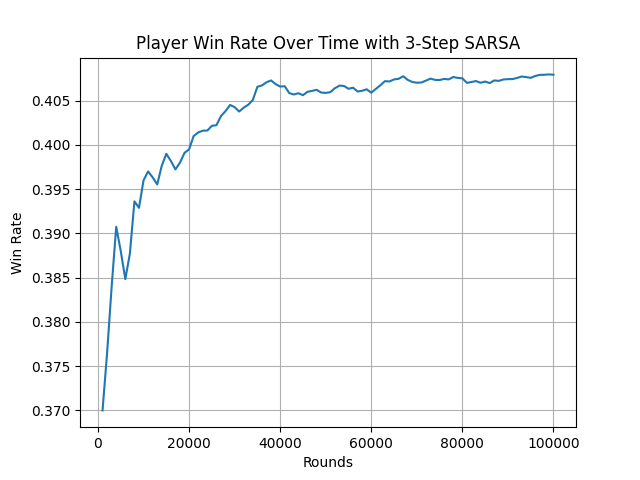

Write the Python code that produced this figure.
import random
from collections import defaultdict
import matplotlib.pyplot as plt


class Deck:
    def __init__(self):
        self.cards = [1, 2, 3, 4, 5, 6, 7, 8, 9, 10, 10, 10, 10] * 4
        self.shuffle()

    def shuffle(self):
        random.shuffle(self.cards)

    def draw_card(self):
        if len(self.cards) == 0:
            self.reset_deck()
        return self.cards.pop()

    def reset_deck(self):
        self.cards = [1, 2, 3, 4, 5, 6, 7, 8, 9, 10, 10, 10, 10] * 4
        self.shuffle()


class Hand:
    def __init__(self):
        self.cards = []

    def add_card(self, card):
        self.cards.append(card)

    def get_total(self):
        total = sum(self.cards)
        if 1 in self.cards and total + 10 <= 21:
            return total + 10, True
        return total, False

    def is_bust(self):
        total, _ = self.get_total()
        return total > 21

    def reset(self):
        self.cards = []


class BlackjackGame:
    def __init__(self):
        self.deck = Deck()
        self.player_hand = Hand()
        self.dealer_hand = Hand()

    def deal_initial_cards(self):
        self.player_hand.add_card(self.deck.draw_card())
        self.player_hand.add_card(self.deck.draw_card())
        self.dealer_hand.add_card(self.deck.draw_card())
        self.dealer_hand.add_card(self.deck.draw_card())

    def get_state(self):
        player_total, usable_ace = self.player_hand.get_total()
        dealer_visible_card = self.dealer_hand.cards[0]
        return (player_total, dealer_visible_card, usable_ace)

    def player_action(self, action):
        if action == 1:
            self.player_hand.add_card(self.deck.draw_card())
            return -1 if self.player_hand.is_bust() else 0
        return 0

    def dealer_final_score(self):
        total, _ = self.dealer_hand.get_total()
        while total < 17:
            self.dealer_hand.add_card(self.deck.draw_card())
            total, _ = self.dealer_hand.get_total()
        return total

    def determine_final_reward(self):
        dealer_total = self.dealer_final_score()
        player_total, _ = self.player_hand.get_total()
        if dealer_total > 21 or player_total > dealer_total:
            return 1  # Player wins
        elif player_total == dealer_total:
            return 0  # Draw
        else:
            return -1  # Dealer wins

    def play_round(self, agent, n):
        self.deal_initial_cards()
        state = self.get_state()
        action = agent.choose_action(state)

        # Lists to store the last n states, actions, and rewards
        states, actions, rewards = [state], [action], []
        t, T = 0, float('inf')

        while True:
            if t < T:
                reward = self.player_action(action)
                next_state = self.get_state() if reward == 0 else None
                next_action = agent.choose_action(next_state) if reward == 0 else None

                rewards.append(reward)
                if reward == -1:  # Player busts
                    T = t + 1
                elif action == 0:  # Player sticks
                    rewards[-1] = self.determine_final_reward()
                    T = t + 1

                # Add new state and action to the lists
                states.append(next_state)
                actions.append(next_action)

                # Update current state and action for the next step
                state, action = next_state, next_action

            # Compute and update Q-values when enough steps are taken
            tau = t - n + 1
            if tau >= 0:
                G = sum(rewards[i] * (agent.gamma ** (i - tau)) for i in range(tau, min(tau + n, T)))
                if tau + n < T:
                    G += agent.gamma ** n * agent.Q[states[tau + n]][actions[tau + n]]
                agent.update_Q(states[tau], actions[tau], G)

            if tau == T - 1:
                break
            t += 1

        return rewards[-1] if rewards else 0

    def reset(self):
        self.player_hand.reset()
        self.dealer_hand.reset()
        self.deck.reset_deck()


class NStepSARSAAgent:
    def __init__(self, n, alpha=0.1, gamma=0.9):
        self.n = n
        self.Q = defaultdict(lambda: [0.0, 0.0])  # Q-values for each state and action (hit or stick)
        self.alpha = alpha  # Learning rate
        self.gamma = gamma  # Discount factor

    def choose_action(self, state):
        epsilon = 0.1  # 10% chance to choose a random action
        if random.uniform(0, 1) < epsilon:
            return random.choice([0, 1])  # Explore (random action)
        else:
            return 0 if self.Q[state][0] >= self.Q[state][1] else 1  # Exploit (best action based on Q-values)

    def update_Q(self, state, action, G):
        self.Q[state][action] += self.alpha * (G - self.Q[state][action])


if __name__ == "__main__":
    n = 3
    game = BlackjackGame()
    agent = NStepSARSAAgent(n=n)
    rounds = 100000

    player_wins, dealer_wins, draws = 0, 0, 0
    win_rate_history = []

    for i in range(rounds):
        result = game.play_round(agent, n)
        if result == 1:
            player_wins += 1
        elif result == -1:
            dealer_wins += 1
        else:
            draws += 1

        game.reset()

        # Record the win rate every 1000 rounds
        if (i + 1) % 1000 == 0:
            win_rate = player_wins / (i + 1)
            win_rate_history.append(win_rate)

    # Plot the win rate over time
    plt.plot(range(1000, rounds + 1, 1000), win_rate_history)
    plt.xlabel('Rounds')
    plt.ylabel('Win Rate')
    plt.title(f'Player Win Rate Over Time with {n}-Step SARSA')
    plt.grid()
    plt.savefig("blackjack_n_step_sarsa.png")
